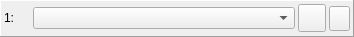
<?xml version="1.0" encoding="UTF-8"?>
<ui version="4.0">
 <class>PrinterWidget</class>
 <widget class="QFrame" name="PrinterWidget">
  <property name="geometry">
   <rect>
    <x>0</x>
    <y>0</y>
    <width>354</width>
    <height>37</height>
   </rect>
  </property>
  <property name="sizePolicy">
   <sizepolicy hsizetype="Expanding" vsizetype="Fixed">
    <horstretch>0</horstretch>
    <verstretch>0</verstretch>
   </sizepolicy>
  </property>
  <property name="minimumSize">
   <size>
    <width>330</width>
    <height>0</height>
   </size>
  </property>
  <property name="contextMenuPolicy">
   <enum>Qt::ActionsContextMenu</enum>
  </property>
  <property name="windowTitle">
   <string>Frame</string>
  </property>
  <property name="autoFillBackground">
   <bool>false</bool>
  </property>
  <property name="frameShape">
   <enum>QFrame::Panel</enum>
  </property>
  <property name="frameShadow">
   <enum>QFrame::Raised</enum>
  </property>
  <layout class="QHBoxLayout" name="horizontalLayout">
   <property name="spacing">
    <number>3</number>
   </property>
   <property name="leftMargin">
    <number>3</number>
   </property>
   <property name="topMargin">
    <number>3</number>
   </property>
   <property name="rightMargin">
    <number>3</number>
   </property>
   <property name="bottomMargin">
    <number>3</number>
   </property>
   <item>
    <widget class="QLabel" name="printerLabel">
     <property name="enabled">
      <bool>true</bool>
     </property>
     <property name="sizePolicy">
      <sizepolicy hsizetype="Fixed" vsizetype="Fixed">
       <horstretch>0</horstretch>
       <verstretch>0</verstretch>
      </sizepolicy>
     </property>
     <property name="minimumSize">
      <size>
       <width>26</width>
       <height>26</height>
      </size>
     </property>
     <property name="maximumSize">
      <size>
       <width>26</width>
       <height>26</height>
      </size>
     </property>
     <property name="text">
      <string>1:</string>
     </property>
     <property name="scaledContents">
      <bool>true</bool>
     </property>
     <property name="margin">
      <number>5</number>
     </property>
    </widget>
   </item>
   <item>
    <widget class="QComboBox" name="atariPrinters">
     <property name="sizePolicy">
      <sizepolicy hsizetype="Preferred" vsizetype="Fixed">
       <horstretch>0</horstretch>
       <verstretch>0</verstretch>
      </sizepolicy>
     </property>
     <item>
      <property name="text">
       <string/>
      </property>
     </item>
    </widget>
   </item>
   <item>
    <widget class="QToolButton" name="buttonConnectPrinter">
     <property name="minimumSize">
      <size>
       <width>28</width>
       <height>28</height>
      </size>
     </property>
     <property name="maximumSize">
      <size>
       <width>28</width>
       <height>28</height>
      </size>
     </property>
     <property name="text">
      <string/>
     </property>
    </widget>
   </item>
   <item>
    <widget class="QToolButton" name="buttonDisconnectPrinter">
     <property name="enabled">
      <bool>true</bool>
     </property>
     <property name="minimumSize">
      <size>
       <width>21</width>
       <height>25</height>
      </size>
     </property>
     <property name="maximumSize">
      <size>
       <width>21</width>
       <height>25</height>
      </size>
     </property>
     <property name="popupMode">
      <enum>QToolButton::DelayedPopup</enum>
     </property>
     <property name="autoRaise">
      <bool>false</bool>
     </property>
    </widget>
   </item>
  </layout>
  <action name="actionDisconnectPrinter">
   <property name="enabled">
    <bool>false</bool>
   </property>
   <property name="icon">
    <iconset resource="icons.qrc">
     <normaloff>:/icons/silk-icons/icons/control_eject.png</normaloff>:/icons/silk-icons/icons/control_eject.png</iconset>
   </property>
   <property name="text">
    <string>Disconnect</string>
   </property>
   <property name="toolTip">
    <string>Disconnect Printer</string>
   </property>
   <property name="statusTip">
    <string>Unmount D%1</string>
   </property>
  </action>
  <action name="actionConnectPrinter">
   <property name="icon">
    <iconset resource="icons.qrc">
     <normaloff>:/icons/oxygen-icons/16x16/devices/printer1.png</normaloff>:/icons/oxygen-icons/16x16/devices/printer1.png</iconset>
   </property>
   <property name="text">
    <string>Connect</string>
   </property>
   <property name="toolTip">
    <string>Connect Printer</string>
   </property>
  </action>
 </widget>
 <resources>
  <include location="icons.qrc"/>
 </resources>
 <connections/>
</ui>
